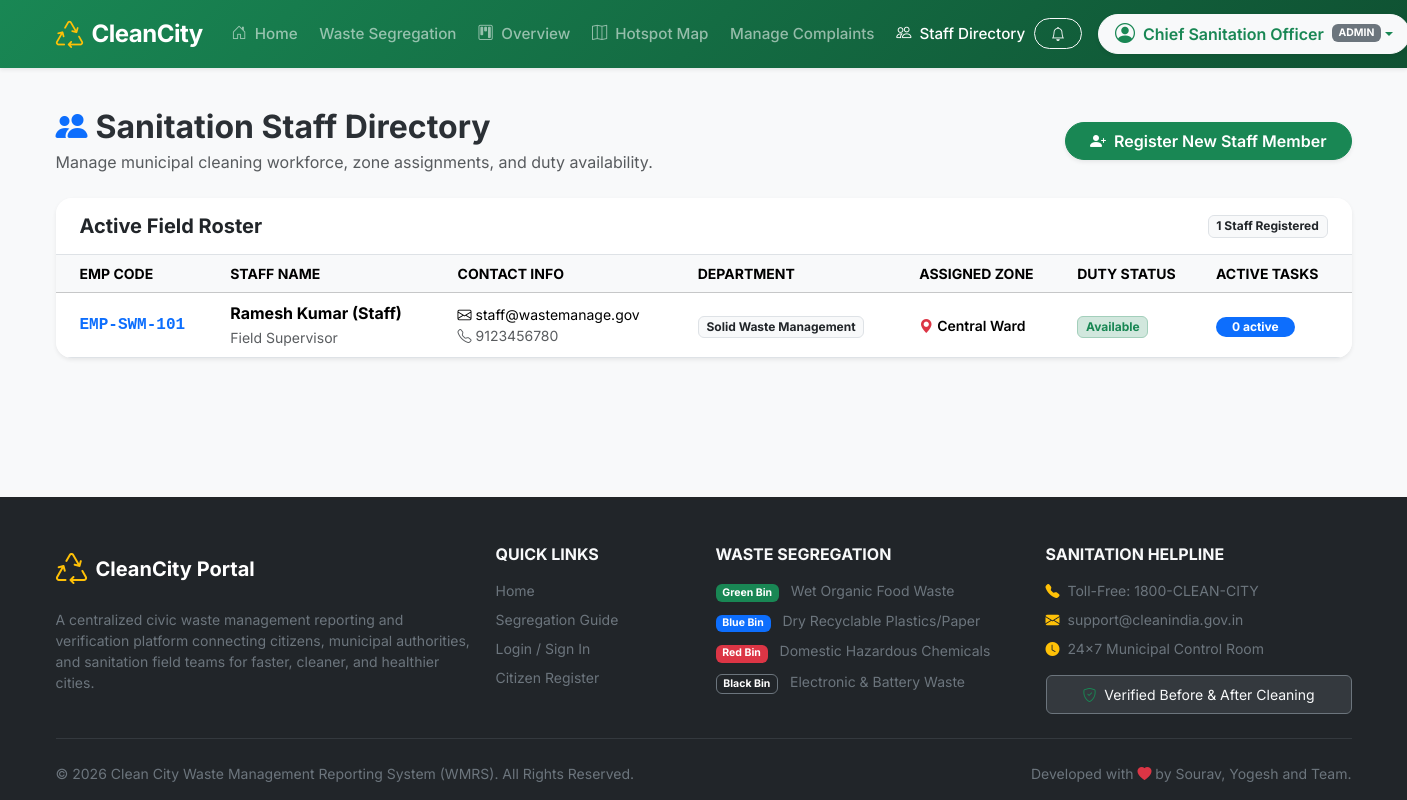
Screenshot of /admin/staff (signed in) with the database file from the repository.
### tables this page shows
CREATE TABLE staff (
    staff_id INTEGER PRIMARY KEY AUTOINCREMENT,
    user_id INTEGER NOT NULL UNIQUE,
    department_id INTEGER NULL,
    employee_code TEXT UNIQUE NOT NULL,
    designation TEXT DEFAULT 'Sanitation Officer',
    assigned_zone TEXT DEFAULT 'Zone A',
    status TEXT NOT NULL DEFAULT 'available' CHECK (status IN ('available','busy','on_leave')),
    created_at TIMESTAMP DEFAULT CURRENT_TIMESTAMP,
    FOREIGN KEY (user_id) REFERENCES users(user_id) ON DELETE CASCADE,
    FOREIGN KEY (department_id) REFERENCES departments(department_id) ON DELETE SET NULL
);

CREATE TABLE users (
    user_id INTEGER PRIMARY KEY AUTOINCREMENT,
    name TEXT NOT NULL,
    email TEXT UNIQUE NOT NULL,
    password_hash TEXT NOT NULL,
    phone TEXT,
    role TEXT NOT NULL DEFAULT 'citizen' CHECK (role IN ('citizen','admin','staff')),
    firebase_uid TEXT,
    created_at TIMESTAMP DEFAULT CURRENT_TIMESTAMP
);

CREATE TABLE departments (
    department_id INTEGER PRIMARY KEY AUTOINCREMENT,
    name TEXT NOT NULL UNIQUE,
    description TEXT,
    created_at TIMESTAMP DEFAULT CURRENT_TIMESTAMP
);

### app.py (the view, shortened to what this page needs)
@app.route("/admin/staff", methods=["GET", "POST"])
@role_required('admin')
def admin_staff():
    conn = None
    try:
        conn, cur = get_db_cursor()
        cur.execute("""
            SELECT s.*, u.name, u.email, u.phone, d.name AS department_name,
                   (SELECT COUNT(*) FROM complaints c WHERE c.assigned_staff_id = s.staff_id AND c.status IN ('Assigned', 'In Progress')) AS active_task_count
            FROM staff s
            JOIN users u ON s.user_id = u.user_id
            LEFT JOIN departments d ON s.department_id = d.department_id
            ORDER BY s.created_at DESC
        """)
        staff_members = cur.fetchall()
        cur.execute("SELECT * FROM departments ORDER BY name ASC")
        departments = cur.fetchall()
        cur.close()
        return render_template("admin_staff.html", staff_members=staff_members, departments=departments)
    except Exception as e:
        flash_error("Error loading staff", e)
        return redirect(url_for('admin_dashboard'))
    finally:
        if conn and conn.is_connected():
            conn.close()

### templates/admin_staff.html (shortened to what this page needs)
{% extends "base.html" %}
{% block content %}
<div class="container py-4">
    <div class="d-flex flex-wrap justify-content-between align-items-center mb-4">
        <div>
            <h2 class="fw-bold mb-1"><i class="bi bi-people-fill text-primary me-2"></i>Sanitation Staff Directory</h2>
            <p class="text-muted mb-0">Manage municipal cleaning workforce, zone assignments, and duty availability.</p>
        </div>
        <div class="mt-3 mt-md-0">
            <button class="btn btn-success rounded-pill px-4 fw-semibold shadow-sm" data-bs-toggle="modal" data-bs-target="#addStaffModal">
                <i class="bi bi-person-plus-fill me-1"></i> Register New Staff Member
            </button>
        </div>
    </div>
    <div class="card border-0 shadow-sm rounded-4 overflow-hidden bg-white">
        <div class="card-header bg-white py-3 px-4 d-flex justify-content-between align-items-center border-bottom">
            <h5 class="fw-bold mb-0">Active Field Roster</h5>
            <span class="badge bg-light text-dark border">{{ staff_members|length }} Staff Registered</span>
        </div>
        <div class="card-body p-0">
            {% if staff_members %}
            <div class="table-responsive">
                <table class="table table-hover align-middle mb-0">
                    <thead class="table-light text-muted small text-uppercase">
                        <tr>
                            <th class="ps-4">Emp Code</th>
                            <th>Staff Name</th>
                            <th>Contact Info</th>
                            <th>Department</th>
                            <th>Assigned Zone</th>
                            <th>Duty Status</th>
                            <th>Active Tasks</th>
                        </tr>
                    </thead>
                    <tbody>
                        {% for s in staff_members %}
                        <tr>
                            <td class="ps-4 font-monospace fw-bold text-primary">{{ s.employee_code }}</td>
                            <td>
                                <strong class="d-block">{{ s.name }}</strong>
                                <small class="text-muted">{{ s.designation }}</small>
                            </td>
                            <td>
                                <span class="d-block small"><i class="bi bi-envelope me-1"></i>{{ s.email }}</span>
                                <span class="d-block small text-muted"><i class="bi bi-telephone me-1"></i>{{ s.phone or 'N/A' }}</span>
                            </td>
                            <td>
                                <span class="badge bg-light text-dark border">{{ s.department_name or 'General Sanitation' }}</span>
                            </td>
                            <td>
                                <span class="small fw-semibold"><i class="bi bi-geo-alt-fill text-danger me-1"></i>{{ s.assigned_zone }}</span>
                            </td>
                            <td>
                                {% if s.status == 'available' %}
                                    <span class="badge bg-success-subtle text-success border border-success-subtle">Available</span>
                                {% elif s.status == 'busy' %}
                                    <span class="badge bg-warning-subtle text-dark border border-warning-subtle">Busy on Field</span>
                                {% else %}
                                    <span class="badge bg-secondary-subtle text-secondary border border-secondary-subtle">On Leave</span>
                                {% endif %}
                            </td>
                            <td>
                                <span class="badge bg-primary rounded-pill px-3">{{ s.active_task_count or 0 }} active</span>
                            </td>
                        </tr>
                        {% endfor %}
                    </tbody>
                </table>
            </div>
            {% else %}
            <div class="text-center py-5">
                <p class="text-muted mb-0">No staff members found.</p>
            </div>
            {% endif %}
        </div>
    </div>
</div>
{% endblock %}

### templates/base.html (shortened to what this page needs)
<!doctype html>
<html lang="en">
  <head>
    <link
      href="https://cdn.jsdelivr.net/npm/bootstrap@5.3.3/dist/css/bootstrap.min.css"
      rel="stylesheet"
    />
    <link
      href="https://cdn.jsdelivr.net/npm/bootstrap-icons@1.11.3/font/bootstrap-icons.min.css"
      rel="stylesheet"
    />
    <link
      rel="stylesheet"
      href="https://unpkg.com/leaflet@1.9.4/dist/leaflet.css"
    />
    <link
      rel="stylesheet"
      href="{{ url_for('static', filename='css/style.css') }}"
    />
  </head>
  <body class="d-flex flex-column min-vh-100 bg-light">
    <nav
      class="navbar navbar-expand-xl navbar-dark bg-success sticky-top shadow-sm"
    >
      <div class="container">
        <a
          class="navbar-brand d-flex align-items-center fw-bold fs-4"
          href="{{ url_for('home') }}"
        >
          <i class="bi bi-recycle me-2 fs-3 text-warning"></i>
          <span>CleanCity</span>
        </a>
        <div class="collapse navbar-collapse" id="mainNavbar">
          <ul class="navbar-nav me-auto mb-2 mb-lg-0">
            <li class="nav-item">
              <a
                class="nav-link {% if request.endpoint == 'home' %}active{% endif %}"
                href="{{ url_for('home') }}"
              >
                <i class="bi bi-house-door me-1"></i> Home
              </a>
            </li>
            <li class="nav-item">
              <a
                class="nav-link {% if request.endpoint == 'awareness' %}active{% endif %}"
                href="{{ url_for('awareness') }}"
              >
                Waste Segregation
              </a>
            </li>
            {% if session.get('role') == 'citizen' %}
            <li class="nav-item">
              <a
                class="nav-link {% if request.endpoint == 'citizen_dashboard' %}active{% endif %}"
                href="{{ url_for('citizen_dashboard') }}"
              >
                My Dashboard
              </a>
            </li>
            <li class="nav-item">
              <a
                class="nav-link text-warning fw-semibold {% if request.endpoint == 'report_complaint' %}active{% endif %}"
                href="{{ url_for('report_complaint') }}"
              >
                <i class="bi bi-plus-circle me-1"></i> Report Garbage
              </a>
            </li>
            {% elif session.get('role') == 'admin' %}
            <li class="nav-item">
              <a
                class="nav-link {% if request.endpoint == 'admin_dashboard' %}active{% endif %}"
                href="{{ url_for('admin_dashboard') }}"
              >
                <i class="bi bi-kanban me-1"></i> Overview
              </a>
            </li>
            <li class="nav-item">
              <a
                class="nav-link {% if request.endpoint == 'admin_map' %}active{% endif %}"
                href="{{ url_for('admin_map') }}"
              >
                <i class="bi bi-map me-1"></i> Hotspot Map
              </a>
            </li>
            <li class="nav-item">
              <a
                class="nav-link {% if request.endpoint == 'admin_complaints' %}active{% endif %}"
                href="{{ url_for('admin_complaints') }}"
              >
                Manage Complaints
              </a>
            </li>
            <li class="nav-item">
              <a
                class="nav-link {% if request.endpoint == 'admin_staff' %}active{% endif %}"
                href="{{ url_for('admin_staff') }}"
              >
                <i class="bi bi-people me-1"></i> Staff Directory
              </a>
            </li>
            {% endif %}
          </ul>
          <div class="d-flex align-items-center gap-2">
            {% if session.get('user_id') %}
            <a
              href="{{ url_for('notifications') }}"
              class="btn btn-outline-light position-relative me-2 btn-sm rounded-pill px-3"
              title="Notifications"
            >
              <i class="bi bi-bell"></i>
            </a>
            <div class="dropdown">
              <button
                class="btn btn-light dropdown-toggle d-flex align-items-center rounded-pill px-3 py-1 text-success fw-semibold shadow-sm"
                type="button"
                data-bs-toggle="dropdown"
                aria-expanded="false"
              >
                <i class="bi bi-person-circle fs-5 me-2"></i>
                <span>{{ session.get('name', 'User') }}</span>
                <span
                  class="badge bg-secondary ms-2 text-uppercase"
                  style="font-size: 0.65rem"
                  >{{ session.get('role') }}</span
                >
              </button>
            </div>
            {% endif %}
          </div>
        </div>
      </div>
    </nav>
    <main class="flex-grow-1">{% block content %}{% endblock %}</main>
    <footer class="bg-dark text-white pt-5 pb-3 mt-auto">
      <div class="container">
        <div class="row g-4">
          <div class="col-lg-4 col-md-6">
            <div class="d-flex align-items-center mb-3">
              <i class="bi bi-recycle fs-2 text-warning me-2"></i>
              <h5 class="fw-bold mb-0">CleanCity Portal</h5>
            </div>
            <p class="text-secondary small">
              A centralized civic waste management reporting and verification
              platform connecting citizens, municipal authorities, and
              sanitation field teams for faster, cleaner, and healthier cities.
            </p>
          </div>
          <div class="col-lg-2 col-md-6">
            <h6 class="fw-bold text-uppercase mb-3 text-light">Quick Links</h6>
            <ul class="list-unstyled text-secondary small">
              <li class="mb-2">
                <a
                  href="{{ url_for('home') }}"
                  class="text-secondary text-decoration-none hover-white"
                  >Home</a
                >
              </li>
              <li class="mb-2">
                <a
                  href="{{ url_for('awareness') }}"
                  class="text-secondary text-decoration-none hover-white"
                  >Segregation Guide</a
                >
              </li>
              <li class="mb-2">
                <a
                  href="{{ url_for('login') }}"
                  class="text-secondary text-decoration-none hover-white"
                  >Login / Sign In</a
                >
              </li>
              <li class="mb-2">
                <a
                  href="{{ url_for('register') }}"
                  class="text-secondary text-decoration-none hover-white"
                  >Citizen Register</a
                >
              </li>
            </ul>
          </div>
          <div class="col-lg-3 col-md-6">
            <h6 class="fw-bold text-uppercase mb-3 text-light">
              Waste Segregation
            </h6>
            <ul class="list-unstyled text-secondary small">
              <li class="mb-2">
                <span class="badge bg-success me-2">Green Bin</span> Wet Organic
                Food Waste
              </li>
              <li class="mb-2">
                <span class="badge bg-primary me-2">Blue Bin</span> Dry
                Recyclable Plastics/Paper
              </li>
              <li class="mb-2">
                <span class="badge bg-danger me-2">Red Bin</span> Domestic
                Hazardous Chemicals
              </li>
              <li class="mb-2">
                <span class="badge bg-dark border border-secondary me-2"
                  >Black Bin</span
                >
                Electronic & Battery Waste
              </li>
            </ul>
          </div>
          <div class="col-lg-3 col-md-6">
            <h6 class="fw-bold text-uppercase mb-3 text-light">
              Sanitation Helpline
            </h6>
            <p class="text-secondary small mb-2">
              <i class="bi bi-telephone-fill text-warning me-2"></i>Toll-Free:
              1800-CLEAN-CITY
            </p>
            <p class="text-secondary small mb-2">
              <i class="bi bi-envelope-fill text-warning me-2"></i
              >support@cleanindia.gov.in
            </p>
            <p class="text-secondary small mb-3">
              <i class="bi bi-clock-fill text-warning me-2"></i>24x7 Municipal
              Control Room
            </p>
            <div
              class="p-2 rounded bg-secondary bg-opacity-25 border border-secondary text-center small text-light"
            >
              <i class="bi bi-shield-check text-success me-1"></i> Verified
              Before & After Cleaning
            </div>
          </div>
        </div>
        <hr class="border-secondary my-4" />
        <div class="row align-items-center">
          <div class="col-md-6 text-center text-md-start text-secondary small">
            &copy; 2026 Clean City Waste Management Reporting System (WMRS). All
            Rights Reserved.
          </div>
          <div
            class="col-md-6 text-center text-md-end text-secondary small mt-2 mt-md-0"
          >
            Developed with <i class="bi bi-heart-fill text-danger"></i> by
            Sourav, Yogesh and Team.
          </div>
        </div>
      </div>
    </footer>
  </body>
</html>

### rows the page displays
staff: employee_code "EMP-SWM-101", name "Ramesh Kumar (Staff)", designation "Field Supervisor", email "staff@wastemanage.gov", phone "9123456780", name "Solid Waste Management", assigned_zone "Central Ward", status "Available", active_task_count "0"

### other values shown
{{ session.get('name', 'User') }} "Chief Sanitation Officer"
{{ session.get('role') }} "ADMIN"
{{ staff_members|length }} "1"
